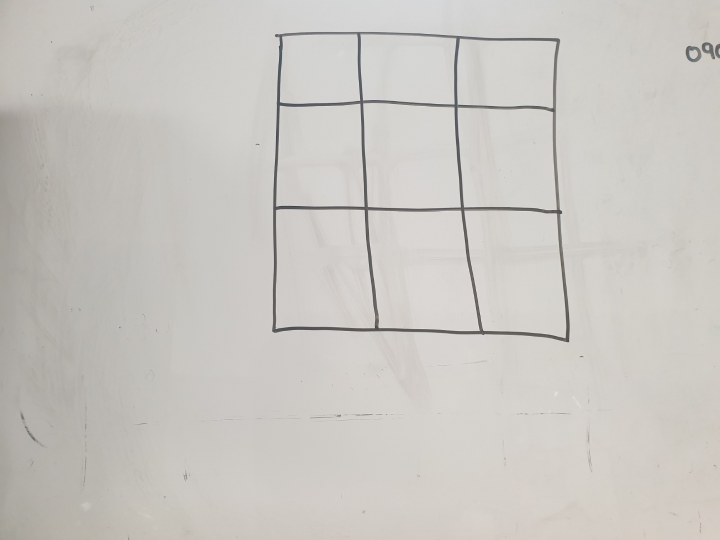
#> input picture img/grid.jpg, 1440 x 1080 px (shown at 1/2 size)
$ python debug_img.py   (older library calls are emulated)
#> lines starting #> are read from the running program, lines starting #| are printed output that depends on the picture; after the words box and inside, x2 and y2 are one past the last pixel; in counts of white or black regions, pixels touching at a corner belong together
### image_processing.py
import cv2
import numpy as np
import os

jump_thresh = 20

def preprocessing(frame):
    frame = getBlackOnly(frame)
    frame = cv2.cvtColor(frame, cv2.COLOR_GRAY2BGR)
    return frame


# [82 lines left out: functions drawLines, get_strong_lines, process_line, not called in this run]

# remove points that are close proximity with each other (except one)


def get_strong_points(points, frame=None):
    # FIRST HALF: single out points with multiple detected points

    # by default points are sorted by the x axis; due to method used in thresholding
    first_res = np.zeros([points.shape[0], 2])
    point_count = 0
    idx = 0
    # x_baseline = points[0][0]
    for i in range(len(points)):
        # group of similar x [idx,end_point)
        # refer to line 109 for end_point
        if i == len(points)-1 or points[i+1, 0]-points[i, 0] >= jump_thresh:
            # end_point is not included in the group
            end_point = min(i+1, len(points))
            '''
            cv2.line(frame, (points[idx][0], 0),
                     (points[idx][0], 1000), (255, 255, 0), 2)
            cv2.line(frame, (points[end_point-1][0], 0),
                     (points[end_point-1][0], 1000), (255, 0, 0), 2)
            '''
            if end_point-idx+1 <= 20:
                idx = i+1
                continue
            # at this point I can either slice it or keep a record of the slicing index;
            # not sure which is more efficient in python
            points[idx:end_point] = points[points[idx:end_point, 1].argsort()+idx]
            _idx = idx
            for j in range(idx, end_point):
                if j == end_point-1 or points[j+1, 1]-points[j, 1] >= jump_thresh:
                    '''
                    cv2.line(frame, (points[idx][0], 0),
                     (points[idx][0], 1000), (255, 255, 0), 2)
                    cv2.line(frame, (points[i][0], 0),
                            (points[i][0], 1000), (255, 0, 0), 2)
                    '''
                    mid_point = (int)((_idx+j)/2)
                    first_res[point_count] = points[mid_point]
                    point_count += 1
                    _idx = j
            idx = i+1
    first_res =  first_res[:point_count]

    if __debug__:
        for point in first_res.astype(int):
            cv2.circle(frame, point, 5, (255, 0, 0), 2)

    # SECOND HALF: single out points that are part of the edges of grid;
    # METHOD: check how many x and y coordinates are similar
    # Because in a 3 by 3 grid within a square, a point should have 3 other points where x are similar and 3 other points where y are similar
    sim_num_thresh = 3
    sim_jump_thresh = 50

    # filter small similar x size
    first_res = first_res[first_res[:,0].argsort()]
    second_res = np.zeros(first_res.shape)

    idx = 0
    for i in range(len(first_res)):
        sim_count = 0
        base_x = first_res[i][0]
        for j in range(len(first_res)):
            if i==j:
                continue
            else:
                if abs(base_x-first_res[j][0])<=sim_jump_thresh:
                    sim_count+=1
                if sim_count>=sim_num_thresh:
                    second_res[idx] = first_res[i]
                    idx+=1
                    break

    if __debug__:
        for point in second_res.astype(int):
            cv2.circle(frame, point, 5, (0, 0, 255), 2)
    ##################### X coord FINISH #####################
    second_res = second_res[:idx]
    second_res = second_res[second_res[:,1].argsort()]

    # filter small similar y size
    res = np.zeros(second_res.shape)
    idx = 0

    for i in range(len(second_res)):
        sim_count = 0
        base_y = second_res[i][1]
        for j in range(len(second_res)):
            if i==j:
                continue
            else:
                if abs(base_y-second_res[j][1])<=sim_jump_thresh:
                    sim_count+=1
                if sim_count>=sim_num_thresh:
                    res[idx] = second_res[i]
                    idx+=1
                    break
    res = res[:idx]
    ##################### Y coord FINISH #####################
    return res

def harris_corner_detection(img, frame=None):
    # to get a sense of how much a value is; debugging purposes
    cv2.rectangle(frame, (0, 0), (jump_thresh, jump_thresh), (0, 0, 255), 2)

    gray = cv2.cvtColor(img, cv2.COLOR_BGR2GRAY)
    # find Harris corners
    blur = cv2.GaussianBlur(gray, (5, 5), 0)
    thresh_blur = cv2.adaptiveThreshold(blur, 255, 1, 1, 11, 2)

    # honesty don't understand the significance of this
    blurred = np.float32(thresh_blur)
    dst = cv2.cornerHarris(blurred, 2, 3, 0.04)
    dst = cv2.dilate(dst, None)

    thresh = 0.4*dst.max()
    points = np.zeros([dst.shape[0]*dst.shape[1], 2]).astype(int)
    idx = 0

    # Iterate through all the corners and draw them on the image (if they pass the threshold)
    for i in range(0, dst.shape[1]):
        for j in range(0, dst.shape[0]):
            if (dst[j, i] > thresh):
                # image, center pt, radius, color, thickness
                points[idx] = i, j
                idx += 1

    points = points[:idx]

    points = get_strong_points(points, frame).astype(int)
    if __debug__:
        for point in points:
            cv2.circle(frame, point, 10, (0, 255, 0), 3)

    return points
    '''
    for j in range(0, dst.shape[0]):
        for i in range(0, dst.shape[1]):
            if(dst[j,i] > thresh):
                # image, center pt, radius, color, thickness
                cv2.circle(frame, (i, j), 1, (0,255,0), 1)
    '''

    '''
    for i in range(len(res)):
        cv2.circle(img,(res[i,0],res[i,1]), 4, (255,0,0), 2)

    img[res[:,1],res[:,0]]=[0,0,255]
    img[res[:,3],res[:,2]] = [0,255,0]
    '''


def getBlackOnly(img):
    # Convert to float and divide by 255:
    imgFloat = img.astype(np.float) / 255.

    # Calculate channel K:
    kChannel = 1 - np.max(imgFloat, axis=2)

    # Convert back to uint 8:
    kChannel = (255 * kChannel).astype(np.uint8)
    # Threshold image:
    binaryThresh = 110
    _, binaryImage = cv2.threshold(
        kChannel, binaryThresh, 255, cv2.THRESH_BINARY)
    return binaryImage

### debug_img.py
import cv2
import numpy as np
import image_processing as ip
import imutils

val = 80
toggle = False

img = cv2.imread("./img/grid.jpg")
#> img is the input picture: shape (1080, 1440, 3); mean B, G, R 194, 198.8, 201.5
##################### IMAGE SPECIFIC CODE #####################
img = img[:800,:]
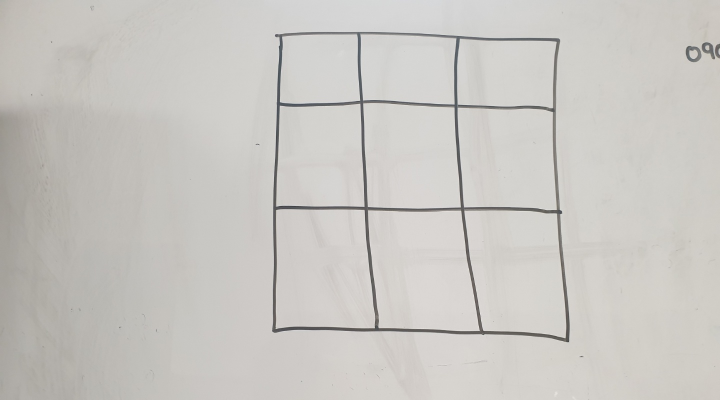
#> img: shape (800, 1440, 3) (shown at 1/2 size); mean B, G, R 194.5, 198.7, 201
#img = imutils.rotate(img, 3)
##################### IMAGE SPECIFIC CODE #####################

img = ip.preprocessing(img)
#> in getBlackOnly, `kChannel = 1 - np.max(imgFloat, axis=2)`:
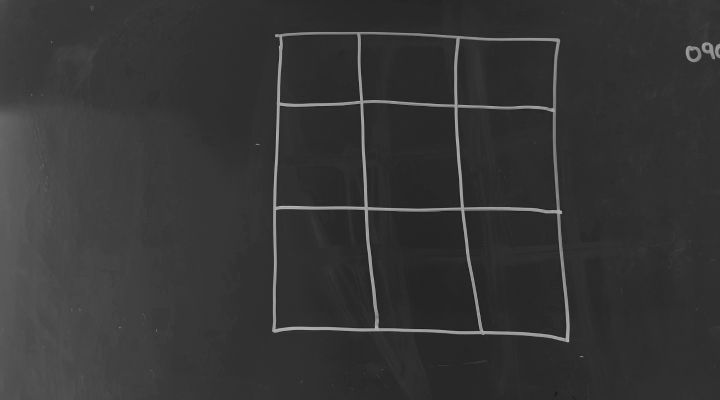
#> kChannel: shape (800, 1440) float64 (shown at 1/2 size); min 0.0706, max 0.784, mean 0.211
#> in getBlackOnly, `_, binaryImage = cv2.threshold( kChannel, binaryThresh, 255, cv2.THRES..`:
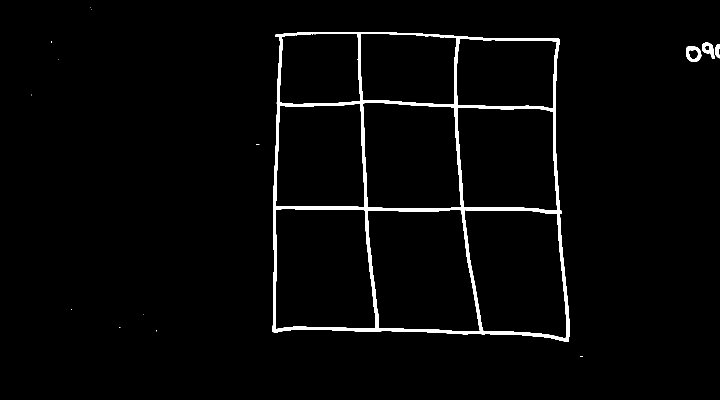
#> binaryImage: shape (800, 1440) (shown at 1/2 size); 2.4% white; 16 white regions (12 under 20 px), largest, box (x1, y1, x2, y2) and area: (544, 64, 1139, 684) 26490, (1372, 92, 1403, 124) 530, (1404, 85, 1430, 118) 425, (1430, 88, 1440, 117) 196
print(img.shape)
#| (800, 1440, 3)
res = np.zeros([15,2])

def connect(img, points, idx_1, idx_2):
    cv2.line(img, points[idx_1], points[idx_2], (0, 0, 255), 3, cv2.LINE_AA)

# this is along the presupposition that the camera and the object on which the grid is drawn is stationary
points = []
while len(points)!=16:
    copy = np.copy(img)
    # ip.process_line(img, copy)
    points = ip.harris_corner_detection(img, copy)
#> in harris_corner_detection, `thresh_blur = cv2.adaptiveThreshold(blur, 255, 1, 1, 11, 2)`: thresh_blur: shape (800, 1440); 4.2% white; 28 white regions (4 under 20 px), largest, box (x1, y1, x2, y2) and area: (539, 59, 1144, 689) 12297, (736, 419, 960, 662) 4436, (929, 419, 1133, 677) 4334
#> in harris_corner_detection, `dst = cv2.dilate(dst, None)`:
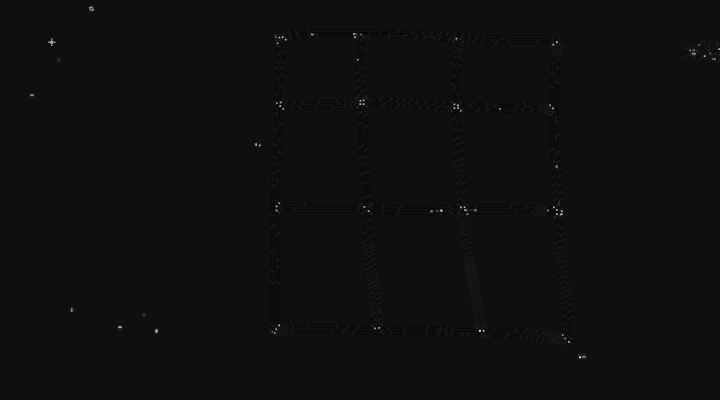
#> dst: shape (800, 1440) float32 (shown at 1/2 size); min -42282504, max 675694272, mean 468328.8; drawn with min black and max white
#> in harris_corner_detection, `thresh = 0.4*dst.max()`: thresh = 270277708.8
#> after the loop in get_strong_points, `for point in first_res.astype(int):`:
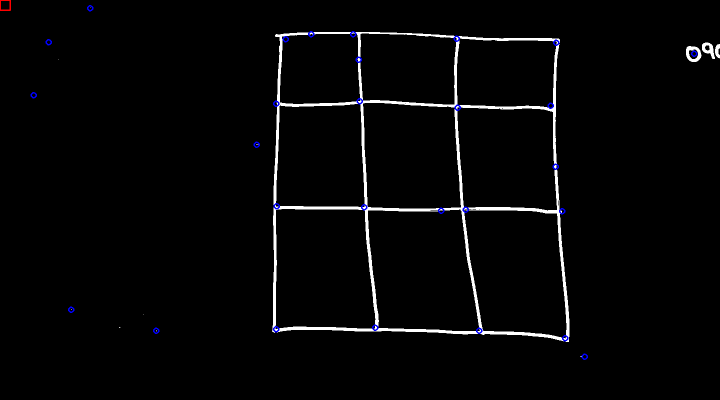
#> frame: shape (800, 1440, 3) (shown at 1/2 size); mean B, G, R 6.5, 5.9, 6
#> after the loop in get_strong_points, `for point in second_res.astype(int):`:
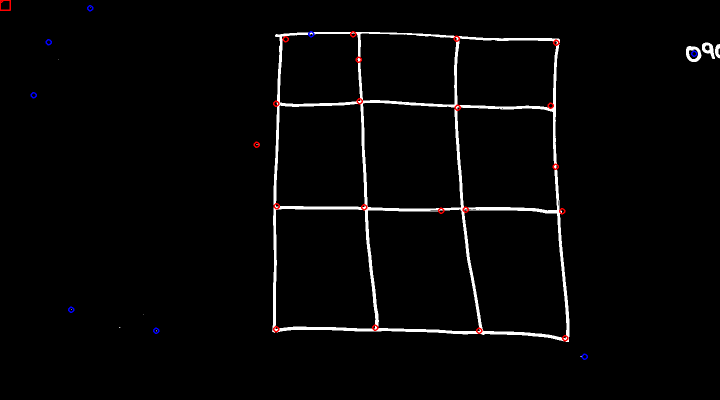
#> frame: shape (800, 1440, 3) (shown at 1/2 size); 0.16% of pixels changed, all inside (x1, y1, x2, y2) = (2, 2, 1137, 683)
#> in harris_corner_detection, `points = get_strong_points(points, frame).astype(int)`: points = 18 rows, first 8: [706, 68], [913, 77], [571, 78], [1112, 85], [717, 119], [719, 202], [552, 207], [1101, 211]
#> the loop in harris_corner_detection, `for point in points:` made 18 passes
#> point on passes 1 to 12: [706, 68], [913, 77], [571, 78], [1112, 85], [717, 119], [719, 202], [552, 207], [1101, 211], [915, 215], [553, 412], [728, 414], [931, 419]
#> after the loop in harris_corner_detection, `for point in points:`:
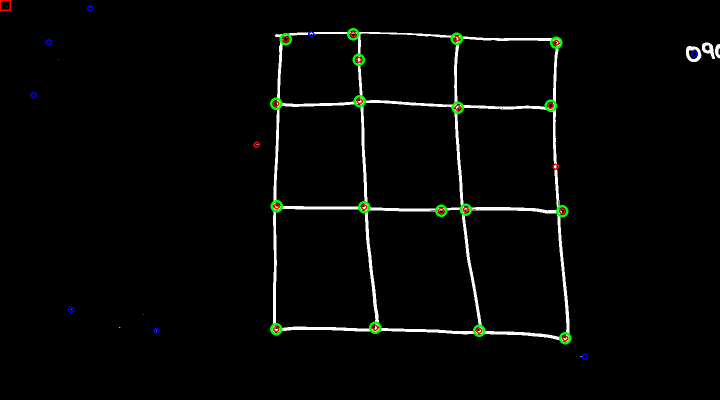
#> frame: shape (800, 1440, 3) (shown at 1/2 size); 0.49% of pixels changed, all inside (x1, y1, x2, y2) = (540, 56, 1143, 689)
    cv2.imshow('hi', copy)
    # TODO: changed parameters until grid is found

print("found 16 points of grid")

# drawing grid
points = points[points[:,1].argsort()]

for i in range(4):
        points[i*4:(i+1)*4] = points[points[i*4:(i+1)*4,0].argsort()+i*4]

for i in range(4):
    for j in range(3):
        connect(copy, points, 4*i+j, 4*i+j+1)
        connect(copy, points, 4*j+i, 4*(j+1)+i)

# grid draw end

# parameters: 4 points of a trapezoid
# returns: 2 points of a rectangle (upper_left, lower_right)
def get_rectangle(upper_left, upper_right, lower_left, lower_right):
    top_left_x = max(upper_left[0], lower_left[0])
    top_left_y = max(upper_left[1], upper_right[1])
    bottom_right_x = min(upper_right[0], lower_right[0])
    bottom_right_y = min(lower_right[1], lower_left[1])

    return ((top_left_x, top_left_y),(bottom_right_x, bottom_right_y))

# 9 squares, 2 coordinates, x and y for each coordinate
grid_rectangle = np.zeros([9,2,2]).astype(int)

for i in range(3):
    for j in range(3):
        grid_rectangle[i*3+j] = get_rectangle(points[i*4+j], points[i*4+j+1], points[(i+1)*4+j], points[(i+1)*4+j+1])

for point1, point2 in grid_rectangle:
    cv2.rectangle(copy, point1, point2, (200, 200, 0), 2)

cv2.imwrite('img/rectangle_in_grid.png', copy)

img1 = cv2.imread("img/action_3.jpg")
img2 = cv2.imread("img/action_4.jpg")

_img = abs(img2-img1)
cv2.imshow('d',_img)

while True:
    cv2.imshow('hi', copy)
    #cv2.imshow('to hell',img)

    key_input = cv2.waitKey(1)
    if key_input == ord('q'):
        break

cv2.destroyAllWindows()
'''
while True:
    img = cv2.cv2.imread("C:/projects/tictactoe_real/tic-tac-laser/grid.jpg")
    if toggle:
        grey = cv2.cvtColor(img, cv2.COLOR_BGR2GRAY)
        blur = cv2.GaussianBlur(grey, (5,5), 0)
        thresh = cv2.adaptiveThreshold(blur, 255, 1, 1, 11, 2)
        edges = cv2.Canny(grey,50,150,apertureSize = 3)
        # initially minLineLength 100
        minLineLength=10
        lines = cv2.HoughLinesP(image=edges,rho=1.2,theta=np.pi/180, threshold=100,lines=np.array([]), minLineLength=minLineLength,maxLineGap=val)

        lines = np.array(lines)
        if not lines.any():
            continue
        a,b,c = lines.shape
        for i in range(a):
            cv2.line(img, (lines[i][0][0], lines[i][0][1]), (lines[i][0][2], lines[i][0][3]), (0, 0, 255), 3, cv2.LINE_AA)
    else:
        gray = cv2.cvtColor(img,cv2.COLOR_BGR2GRAY)
        # find Harris corners
        gray = np.float32(gray)
        dst = cv2.cornerHarris(gray,2,3,0.04)
        dst = cv2.dilate(dst,None)
        ret, dst = cv2.threshold(dst,0.01*dst.max(),255,0)
        dst = np.uint8(dst)
        # find centroids
        ret, labels, stats, centroids = cv2.connectedComponentsWithStats(dst)
        # define the criteria to stop and refine the corners
        criteria = (cv2.TERM_CRITERIA_EPS + cv2.TERM_CRITERIA_MAX_ITER, 100, 0.001)
        corners = cv2.cornerSubPix(gray,np.float32(centroids),(5,5),(-1,-1),criteria)
        # Now draw them
        res = np.hstack((centroids,corners))
        res = np.int0(res)

        for i in range(len(res)):
            cv2.circle(img,(res[i,0],res[i,1]), 4, (255,0,0), 2)
        img[res[:,1],res[:,0]]=[0,0,255]
        img[res[:,3],res[:,2]] = [0,255,0]

    cv2.imshow('hello', img)
    key_input = cv2.waitKey(1)
    if key_input in [ord('q'), ord('d')]:
        break
    elif key_input == ord('w'):
        val+=10
        print(val)
    elif key_input == ord('e'):
        val-=10
        print(val)
    elif key_input == ord(' '):
        toggle = not toggle
'''

$ run again, with img/action_1.jpg copied over img/grid.jpg
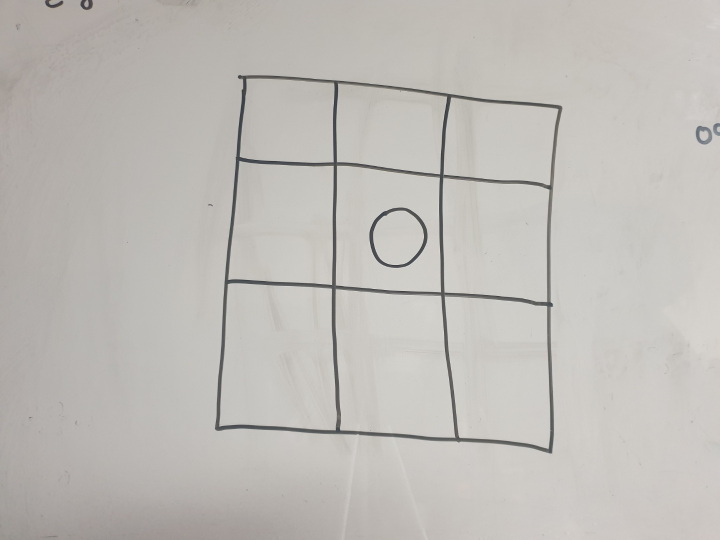
#> input picture img/action_1.jpg, 1440 x 1080 px (shown at 1/2 size)
#> img is the input picture: shape (1080, 1440, 3); mean B, G, R 183.6, 188.1, 191
#> img: shape (800, 1440, 3)
#> in getBlackOnly, `_, binaryImage = cv2.threshold( kChannel, binaryThresh, 255, cv2.THRES..`:
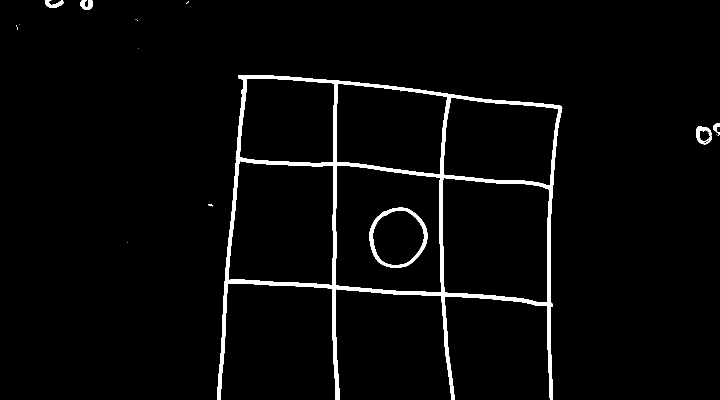
#> binaryImage: shape (800, 1440) (shown at 1/2 size); 2.9% white; 18 white regions (12 under 20 px), largest, box (x1, y1, x2, y2) and area: (434, 150, 1125, 800) 30094, (739, 415, 855, 536) 2360, (1392, 252, 1424, 289) 550, (161, 0, 186, 20) 339, (90, 0, 127, 16) 319, (1427, 247, 1440, 271) 149
#| (800, 1440, 3)
#> thresh_blur: shape (800, 1440); 4.4% white; 27 white regions (2 under 20 px), largest, box (x1, y1, x2, y2) and area: (429, 145, 1130, 800) 9947, (672, 332, 882, 585) 4464, (885, 356, 1099, 604) 4416
#> thresh = 449515878.4
#> after the loop in get_strong_points, `for point in first_res.astype(int):`:
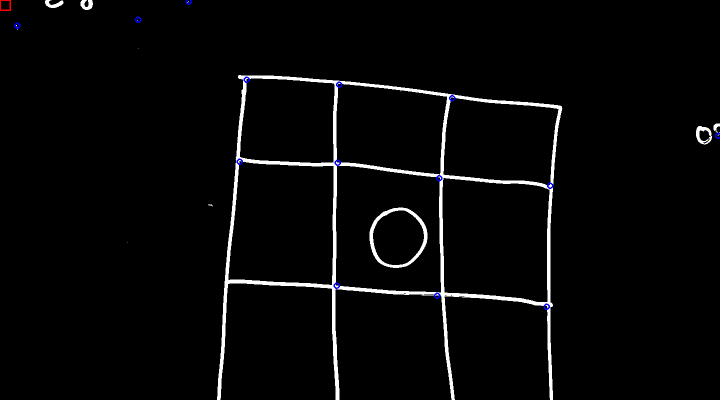
#> frame: shape (800, 1440, 3) (shown at 1/2 size); mean B, G, R 7.6, 7.4, 7.4
#> in harris_corner_detection, `points = get_strong_points(points, frame).astype(int)`: points = empty array
